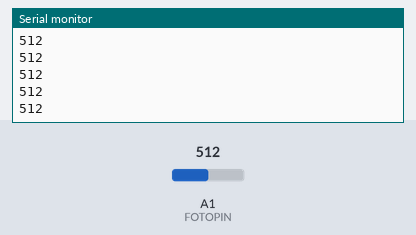
A sketch run on a simulated Arduino Uno, built with avr-gcc and run on an emulated ATmega328P. Shown: the last lines printed to the serial monitor. The test bench sets the inputs (shaded band); at power-on: A1 (FOTOPIN) = 512.

Above: at 1.2 s.
1.3 s: A1 (FOTOPIN) set to 716
At 2.2 s:
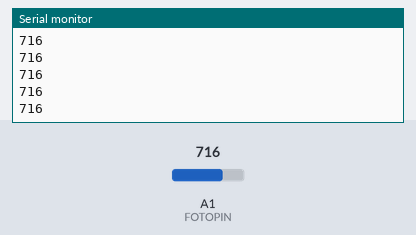
2.8 s: A1 (FOTOPIN) set to 900
At 3.8 s:
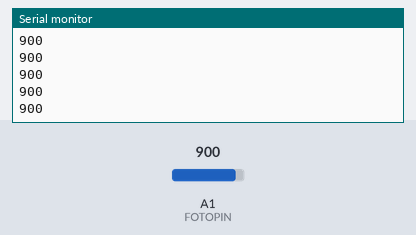
Timing chart, 0 to 5.8 s (numbered marks = the images above; inputs shaded):
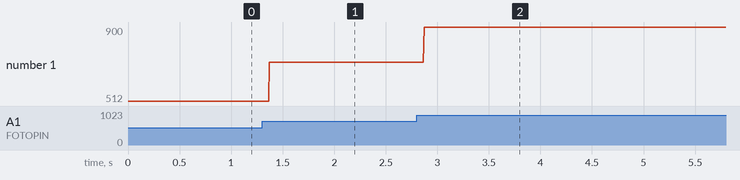

Measured:
- after the input at 1.3 s, the serial monitor: prints a new line after 0.07 s (image 1)
- after the input at 2.8 s, the serial monitor: prints a new line after 0.07 s (image 2)
- plotted number 1: 512 → 716 after the input at 1.3 s, 716 → 900 after the input at 2.8 s

The sketch:

Exp2a.ino
```cpp
#define FOTOPIN A1

void setup () {

  pinMode(FOTOPIN, INPUT);

  Serial.begin(9600);
}

void loop () {
  int fotoData = analogRead(FOTOPIN);
  Serial.println(fotoData);

}
```
